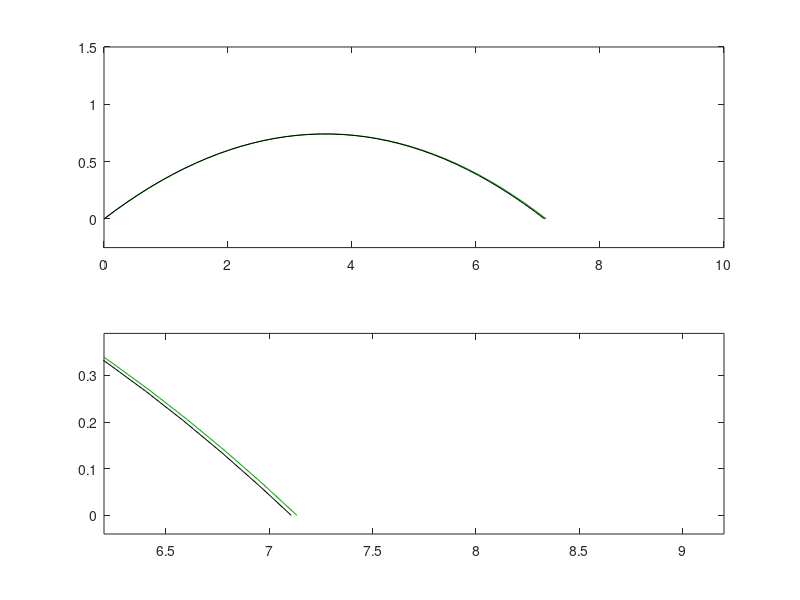

The MATLAB source for this figure: (Note: this script raises an error after producing the figure.)
% BEAMON  Bob Beamon's long jump

function longjump

format compact
disp('    v0       theta0     rho       distance')
clf

% Initial angle 22.5 degrees throughout.

theta0 = pi/8;

% Nominal jump at high altitude

rho = .94;
v0 = 10;
xf = f1(v0,theta0,rho);
disp([v0 theta0/pi*180 rho xf])
p1(v0,theta0,rho,[0 2/3 0])

% Air density at sea level

rho = 1.29;
xf = f1(v0,theta0,rho);
disp([v0 theta0/pi*180 rho xf])
p1(v0,theta0,rho,[0 0 0])

% Choose initial velocity so that distance is Beamon's record.

rho = .94;
xf = 8.90;
v0 = fzerotx(@f2,[9,12],theta0,rho,xf);
xf = f1(v0,theta0,rho);
disp([v0 theta0/pi*180 rho xf])
p1(v0,theta0,rho,[0 3/4 3/4])

% Beamon at sea level

rho = 1.29;
xf = f1(v0,theta0,rho);
disp([v0 theta0/pi*180 rho xf])
p1(v0,theta0,rho,[0 0 3/4])

% Zoom box
subplot(2,1,1)
plot([6.2 9.2 9.2 6.2 6.2],[-.04 -.04 .39 .39 -.04],'k:')
hold off

% ------ ode ------

function zdot = longjumpode(t,z,rho)
% Long jump ode

c = 0.72;    % Drag coefficient
s = 0.5;     % Cross section
m = 80;      % Mass
g = 9.81;    % Gravity

x = z(1);
y = z(2);
v = z(3);
theta = z(4);
xdot = v*cos(theta);
ydot = v*sin(theta);
D = c*rho*s*(xdot^2 + ydot^2)/2;
vdot = -D/m - g*sin(theta);
thetadot = -(g/v)*cos(theta);
zdot = [xdot; ydot; vdot; thetadot];

% ------ f1.  Distance function.  How long is the jump? ------

function xf = f1(v0,theta0,rho);
x0 = 0;
y0 = 0;
z0 = [x0; y0; v0; theta0];
opts = odeset('events',@g1);
tspan = [0 2];
[t,z,tf,zf] = ode45(@longjumpode,tspan,z0,opts,rho);
xf = zf(1);

% ------ g1.  Gstop function.  Stop when height = 0. ------

function [gstop,isterm,dir] = g1(t,y,ignore)
gstop = y(2);
isterm = 1;
dir = -1;

% ------ f2.  Compare distance to specified distance. ------

function miss = f2(v0,theta0,rho,xf);
miss = f1(v0,theta0,rho) - xf;

% ------ p1.  Plot jump ------

function p1(v0,theta0,rho,color);
x0 = 0;
y0 = 0;
z0 = [x0; y0; v0; theta0];
opts = odeset('events',@g1);
tspan = 0:.02:2;
[t,z] = ode45(@longjumpode,tspan,z0,opts,rho);

subplot(2,1,1)
h = plot(z(:,1),z(:,2));
axis([0 10 -.25 1.5])
set(h,'color',color)
hold on

subplot(2,1,2)
h = plot(z(:,1),z(:,2));
axis([6.2 9.2 -.04 .39])
set(h,'color',color)
hold on
